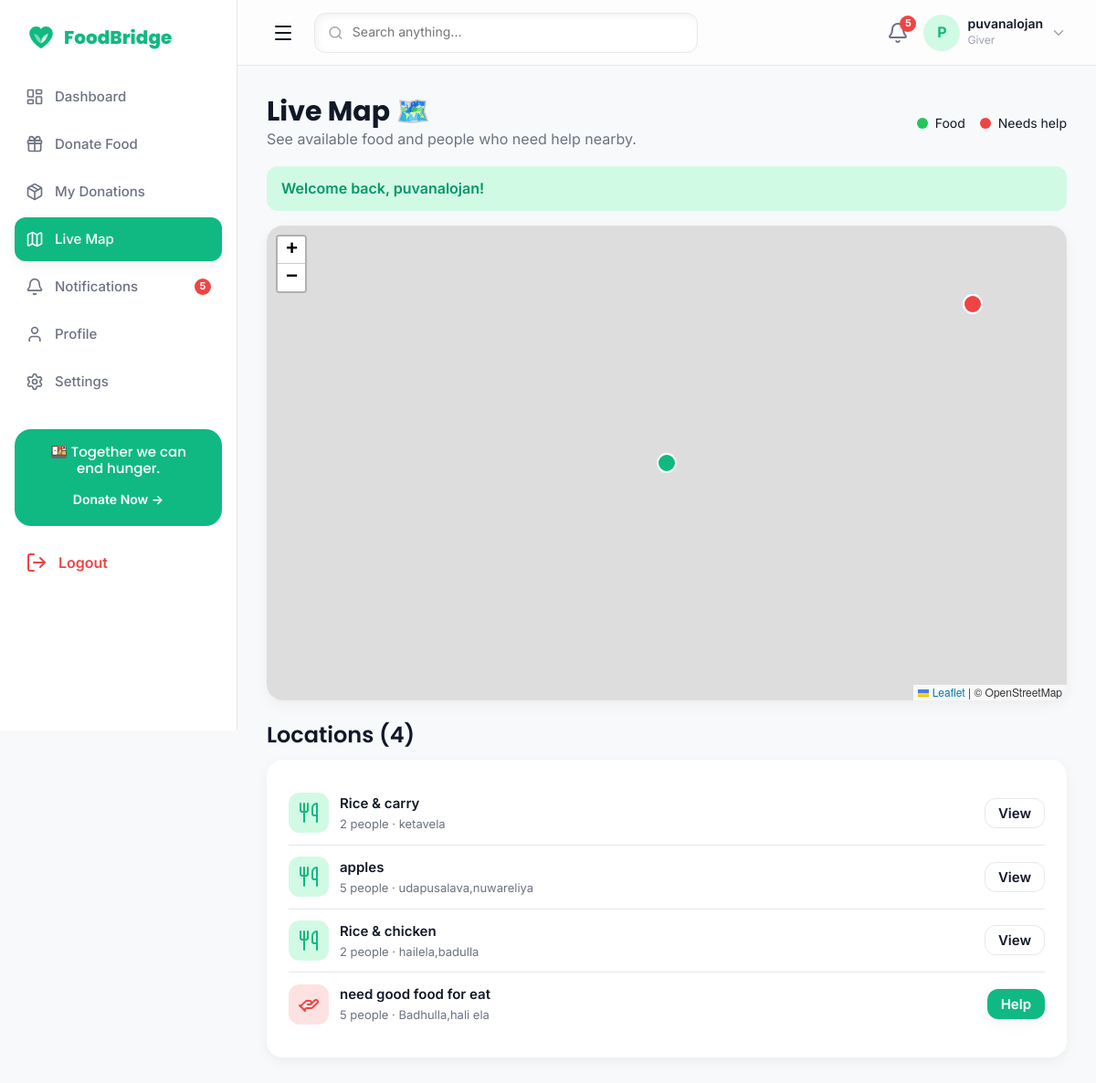
The page /map.php (signed in) on the database its author committed.
### tables this page shows
CREATE TABLE `users` (
  `id` int(11) NOT NULL,
  `name` varchar(120) NOT NULL,
  `email` varchar(160) NOT NULL,
  `phone` varchar(20) NOT NULL,
  `password_hash` varchar(255) NOT NULL,
  `role` enum('admin','giver','receiver','volunteer') NOT NULL DEFAULT 'giver',
  `location` varchar(180) DEFAULT NULL,
  `latitude` decimal(10,7) DEFAULT NULL,
  `longitude` decimal(10,7) DEFAULT NULL,
  `avatar` varchar(255) DEFAULT NULL,
  `language` enum('en','ta','si') NOT NULL DEFAULT 'en',
  `status` enum('active','blocked','pending') NOT NULL DEFAULT 'active',
  `created_at` timestamp NOT NULL DEFAULT current_timestamp()
);

CREATE TABLE `food_posts` (
  `id` int(11) NOT NULL,
  `user_id` int(11) NOT NULL,
  `food_type` enum('cooked','groceries','vegetables','fruits','other') NOT NULL DEFAULT 'other',
  `food_name` varchar(160) NOT NULL,
  `quantity` varchar(60) NOT NULL,
  `unit` varchar(40) DEFAULT NULL,
  `photo` varchar(255) DEFAULT NULL,
  `location` varchar(180) DEFAULT NULL,
  `latitude` decimal(10,7) DEFAULT NULL,
  `longitude` decimal(10,7) DEFAULT NULL,
  `pickup_date` date DEFAULT NULL,
  `pickup_time` time DEFAULT NULL,
  `notes` text DEFAULT NULL,
  `status` enum('available','claimed','completed','expired') NOT NULL DEFAULT 'available',
  `created_at` timestamp NOT NULL DEFAULT current_timestamp()
);

CREATE TABLE `requests` (
  `id` int(11) NOT NULL,
  `receiver_id` int(11) NOT NULL,
  `food_post_id` int(11) DEFAULT NULL,
  `volunteer_id` int(11) DEFAULT NULL,
  `food_type` enum('cooked','groceries','vegetables','fruits','other') NOT NULL DEFAULT 'other',
  `description` varchar(255) NOT NULL,
  `people_count` int(11) DEFAULT 1,
  `location` varchar(180) DEFAULT NULL,
  `latitude` decimal(10,7) DEFAULT NULL,
  `longitude` decimal(10,7) DEFAULT NULL,
  `urgency` enum('urgent','today','anytime') NOT NULL DEFAULT 'today',
  `status` enum('pending','approved','assigned','delivered','rejected') NOT NULL DEFAULT 'pending',
  `created_at` timestamp NOT NULL DEFAULT current_timestamp()
);

### includes/queries.php (called while the page is built, shortened)
<?php
function unread_notifications(int $userId): int
{
    global $conn;
    $stmt = $conn->prepare('SELECT COUNT(*) c FROM notifications WHERE user_id = ? AND is_read = 0');
    $stmt->bind_param('i', $userId);
    $stmt->execute();
    return (int) $stmt->get_result()->fetch_assoc()['c'];
}

### includes/auth.php (called while the page is built, shortened)
<?php
function is_logged_in(): bool
{
    return !empty($_SESSION['user_id']);
}
function current_user(): ?array
{
    static $cached = null;
    if ($cached !== null) {
        return $cached ?: null;
    }
    global $conn;
    $stmt = $conn->prepare('SELECT * FROM users WHERE id = ? LIMIT 1');
    $stmt->bind_param('i', $_SESSION['user_id']);
    $stmt->execute();
    $user = $stmt->get_result()->fetch_assoc();
    $cached = $user ?: false;
    return $user ?: null;
}
function current_role(): ?string
{
    $u = current_user();
    return $u['role'] ?? null;
}

### map.php (the view, shortened to what this page needs)
<?php
require_once __DIR__ . '/includes/config.php';
require_once __DIR__ . '/includes/queries.php';
$markers = [];
$foodRows = $conn->query(
    "SELECT id, food_name, quantity, unit, location, latitude, longitude
     FROM food_posts
     WHERE status = 'available' AND latitude IS NOT NULL AND longitude IS NOT NULL"
)->fetch_all(MYSQLI_ASSOC);
foreach ($foodRows as $f) {
    $markers[] = [
        'lat'   => (float) $f['latitude'],
        'lng'   => (float) $f['longitude'],
        'type'  => 'food',
        'title' => $f['food_name'],
        'info'  => trim($f['quantity'] . ' ' . $f['unit']) . ' · ' . ($f['location'] ?: 'Nearby'),
        'id'    => (int) $f['id'],
    ];
}
$reqRows = $conn->query(
    "SELECT id, description, people_count, location, latitude, longitude
     FROM requests
     WHERE status IN ('pending','approved') AND latitude IS NOT NULL AND longitude IS NOT NULL"
)->fetch_all(MYSQLI_ASSOC);
foreach ($reqRows as $r) {
    $markers[] = [
        'lat'   => (float) $r['latitude'],
        'lng'   => (float) $r['longitude'],
        'type'  => 'request',
        'title' => $r['description'],
        'info'  => $r['people_count'] . ' people · ' . ($r['location'] ?: 'Nearby'),
        'id'    => (int) $r['id'],
    ];
}
require __DIR__ . '/includes/head.php';
?>
<link rel="stylesheet" href="https://unpkg.com/leaflet@1.9.4/dist/leaflet.css"/>
<body>
<div class="fb-layout">
  <?php require __DIR__ . '/includes/sidebar.php'; ?>
  <div class="fb-main">
    <?php require __DIR__ . '/includes/topbar.php'; ?>
    <main class="fb-content fb-anim-fade">
      <div class="fb-flex fb-justify-between fb-items-center fb-flex-wrap fb-gap-4 fb-mb-4">
        <div>
          <h3 class="fb-mb-0">Live Map 🗺️</h3>
          <p class="fb-text-secondary fb-mb-0">See available food and people who need help nearby.</p>
        </div>
        <div class="fb-flex fb-items-center fb-gap-4">
          <span class="fb-flex fb-items-center fb-gap-2 fb-small">
            <span style="width:12px;height:12px;border-radius:50%;background:var(--fb-success);display:inline-block;"></span> Food
          </span>
          <span class="fb-flex fb-items-center fb-gap-2 fb-small">
            <span style="width:12px;height:12px;border-radius:50%;background:var(--fb-danger);display:inline-block;"></span> Needs help
          </span>
        </div>
      </div>
      <?= render_flash() ?>
      <div class="fb-panel" style="padding:0;overflow:hidden;">
        <div id="map" style="width:100%;height:520px;z-index:0;"></div>
      </div>
      <div class="fb-mt-6">
        <h4 class="fb-mb-3">Locations (<?= count($markers) ?>)</h4>
        <?php if (!$markers): ?>
          <div class="fb-panel fb-text-center fb-text-muted" style="padding:28px 0;">
            <i data-lucide="map-pin-off" style="width:40px;height:40px;"></i>
            <p class="fb-mb-0 fb-mt-3">No locations yet. Pin a location when posting food or a request to see it here.</p>
          </div>
        <?php else: ?>
          <div class="fb-panel">
            <?php foreach ($markers as $m): ?>
              <div class="fb-list-item">
                <div class="fb-list-thumb"
                     style="background:<?= $m['type'] === 'food' ? 'var(--fb-primary-light)' : '#FEE2E2' ?>;
                            color:<?= $m['type'] === 'food' ? 'var(--fb-primary)' : 'var(--fb-danger)' ?>;">
                  <i data-lucide="<?= $m['type'] === 'food' ? 'utensils' : 'hand-helping' ?>"></i>
                </div>
                <div class="fb-list-body">
                  <p class="fb-list-title fb-mb-0"><?= e($m['title']) ?></p>
                  <p class="fb-list-sub fb-mb-0"><?= e($m['info']) ?></p>
                </div>
                 <?php if ($m['type'] === 'food'): ?>
                  <a href="<?= url('food-details.php?id=' . $m['id']) ?>" class="fb-btn fb-btn-secondary" style="padding:8px 14px;">View</a>
                <?php else: ?>
                  <a href="<?= url('help-request.php?id=' . $m['id']) ?>" class="fb-btn fb-btn-primary" style="padding:8px 14px;">Help</a>
                <?php endif; ?>
              </div>
            <?php endforeach; ?>
          </div>
        <?php endif; ?>
      </div>
    </main>
  </div>
</div>
</body>
</html>

### includes/topbar.php
<?php
$u = current_user();
$unread = function_exists('unread_notifications') ? unread_notifications((int) $_SESSION['user_id']) : 0;
$roleLabel = ucfirst($u['role'] ?? 'User');
?>
<header class="fb-topbar">
  <button class="fb-nav-toggle" id="fbSidebarToggle" aria-label="Open menu" style="display:inline-flex;">
    <i data-lucide="menu"></i>
  </button>
  <div class="fb-search fb-neu-search fb-flex fb-items-center fb-gap-2" style="padding:0 14px;height:44px;">
    <i data-lucide="search" style="width:18px;height:18px;color:var(--fb-text-muted);"></i>
    <input type="text" placeholder="Search anything..."
           style="border:none;background:transparent;outline:none;width:100%;font-size:14px;color:var(--fb-text);">
  </div>
  <div class="fb-flex fb-items-center fb-gap-4" style="margin-left:auto;">
    <a href="<?= url('notifications.php') ?>" class="fb-relative" aria-label="Notifications">
      <i data-lucide="bell" style="width:24px;height:24px;color:var(--fb-text-secondary);"></i>
      <?php if ($unread > 0): ?>
        <span class="fb-dot" style="position:absolute;top:-6px;right:-8px;"><?= $unread ?></span>
      <?php endif; ?>
    </a>
    <div class="fb-user-chip">
      <div class="fb-avatar fb-flex fb-items-center fb-justify-center" style="color:var(--fb-primary);font-weight:700;">
        <?= e(strtoupper(substr($u['name'] ?? 'U', 0, 1))) ?>
      </div>
      <div class="d-none d-sm-block">
        <div class="fb-fw-600" style="font-size:14px;line-height:1.1;"><?= e($u['name'] ?? 'User') ?></div>
        <div class="fb-caption"><?= e($roleLabel) ?></div>
      </div>
      <i data-lucide="chevron-down" style="width:18px;height:18px;color:var(--fb-text-muted);"></i>
    </div>
  </div>
</header>

### assets/css/theme.css (style rules this page uses)
:root { --fb-primary: #10B981; --fb-primary-hover: #059669; --fb-primary-light: #D1FAE5; --fb-bg: #F8F9FA; --fb-surface: #FFFFFF; --fb-text: #111827; --fb-text-secondary: #6B7280; --fb-text-muted: #9CA3AF; --fb-border: #E5E7EB; --fb-success: #22C55E; --fb-warning: #F59E0B; --fb-danger: #EF4444; --fb-info: #3B82F6; --fb-green-soft: #D1FAE5; --fb-orange-soft: #FEF3C7; --fb-blue-soft: #DBEAFE; --fb-purple-soft: #EDE9FE; --fb-purple: #8B5CF6; --fb-space-1: 4px; --fb-space-2: 8px; --fb-space-3: 12px; --fb-space-4: 16px; --fb-space-6: 24px; --fb-space-8: 32px; --fb-space-12: 48px; --fb-space-16: 64px; --fb-radius-sm: 8px; --fb-radius-md: 12px; --fb-radius-lg: 18px; --fb-radius-xl: 24px; --fb-radius-pill: 999px; --fb-shadow-sm: 0 5px 15px rgba(0,0,0,.05); --fb-shadow-md: 0 10px 30px rgba(0,0,0,.08); --fb-shadow-lg: 0 20px 45px rgba(0,0,0,.12); --fb-glass-bg: rgba(255,255,255,.65); --fb-glass-border: rgba(255,255,255,.35); --fb-glass-blur: 18px; --fb-neu-dark: 8px 8px 18px rgba(0,0,0,.08); --fb-neu-light: -8px -8px 18px rgba(255,255,255,.95); --fb-font-heading: 'Poppins', system-ui, -apple-system, sans-serif; --fb-font-body: 'Inter', system-ui, -apple-system, sans-serif; --fb-transition: 0.3s ease; }
* { box-sizing: border-box; }
html, body { margin: 0; padding: 0; }
body { font-family: var(--fb-font-body); font-size: 16px; font-weight: 400; color: var(--fb-text); background-color: var(--fb-bg); line-height: 1.6; -webkit-font-smoothing: antialiased; }
h1, h2, h3, h4, h5, h6 { font-family: var(--fb-font-heading); color: var(--fb-text); margin: 0 0 var(--fb-space-4); line-height: 1.2; }
h3 { font-size: 30px; font-weight: 700; }
h4 { font-size: 24px; font-weight: 600; }
p { margin: 0 0 var(--fb-space-4); }
a { color: var(--fb-primary); text-decoration: none; transition: color var(--fb-transition); }
small, .fb-small { font-size: 14px; }
.fb-caption { font-size: 12px; color: var(--fb-text-muted); }
.fb-text-secondary { color: var(--fb-text-secondary); }

### assets/css/neumorphism.css (style rules this page uses)
.fb-neu-search { background: var(--fb-surface); border-radius: var(--fb-radius-md); box-shadow: inset 3px 3px 8px rgba(0,0,0,.05), inset -3px -3px 8px rgba(255,255,255,.9); border: 1px solid var(--fb-border); }

### assets/css/components.css (style rules this page uses)
.fb-btn { display: inline-flex; align-items: center; justify-content: center; gap: var(--fb-space-2); font-family: var(--fb-font-body); font-weight: 600; font-size: 15px; line-height: 1; padding: 14px 22px; border-radius: var(--fb-radius-md); border: 1px solid transparent; cursor: pointer; transition: transform var(--fb-transition), box-shadow var(--fb-transition), background var(--fb-transition); text-decoration: none; }
.fb-btn-primary { background: var(--fb-primary); color: #fff; box-shadow: var(--fb-shadow-sm); }
.fb-btn-secondary { background: var(--fb-surface); color: var(--fb-text); border: 1px solid var(--fb-border); }
.fb-dot { display: inline-flex; align-items: center; justify-content: center; min-width: 18px; height: 18px; padding: 0 5px; font-size: 11px; font-weight: 700; color: #fff; background: var(--fb-danger); border-radius: var(--fb-radius-pill); }
.fb-list-item { display: flex; align-items: center; gap: var(--fb-space-3); padding: var(--fb-space-3) 0; border-bottom: 1px solid var(--fb-border); }
.fb-list-item:last-child { border-bottom: none; }
.fb-list-thumb { width: 44px; height: 44px; border-radius: var(--fb-radius-md); background: var(--fb-primary-light); color: var(--fb-primary); display: flex; align-items: center; justify-content: center; flex-shrink: 0; }
.fb-list-body { flex: 1; min-width: 0; }
.fb-list-title { font-weight: 600; font-size: 15px; margin: 0; }
.fb-list-sub { font-size: 13px; color: var(--fb-text-secondary); margin: 0; }

### assets/css/dashboard.css (style rules this page uses)
.fb-panel { background: var(--fb-surface); border-radius: var(--fb-radius-lg); box-shadow: var(--fb-shadow-sm); padding: var(--fb-space-6); }

### assets/css/animations.css (style rules this page uses)
.fb-anim-fade { animation: fbFadeIn .3s ease both; }

### assets/css/utilities.css (style rules this page uses)
.fb-flex { display: flex; }
.fb-items-center { align-items: center; }
.fb-justify-between { justify-content: space-between; }
.fb-justify-center { justify-content: center; }
.fb-flex-wrap { flex-wrap: wrap; }
.fb-gap-2 { gap: var(--fb-space-2); }
.fb-gap-4 { gap: var(--fb-space-4); }
.fb-fw-600 { font-weight: 600; }
.fb-mt-6 { margin-top: var(--fb-space-6); }
.fb-mb-3 { margin-bottom: var(--fb-space-3); }
.fb-mb-4 { margin-bottom: var(--fb-space-4); }
.fb-mb-0 { margin-bottom: 0; }
.fb-relative { position: relative; }

### rows shown on the page
users: name "P", name "puvanalojan", role "Giver"
food_posts: food_name "Rice & carry", info "2 people · ketavela"
food_posts: food_name "apples", info "5 people · udapusalava,nuwareliya"
food_posts: food_name "Rice & chicken", info "2 people · hailela,badulla"
requests: description "need good food for eat", info "5 people · Badhulla,hali ela"

### other values the page prints
$label "Dashboard"
$label "Donate Food"
$label "My Donations"
$label "Live Map"
$label "Notifications"
$unread "5"
$label "Profile"
$label "Settings"
$flash['message'] "Welcome back, puvanalojan!"
count($markers) "4"
